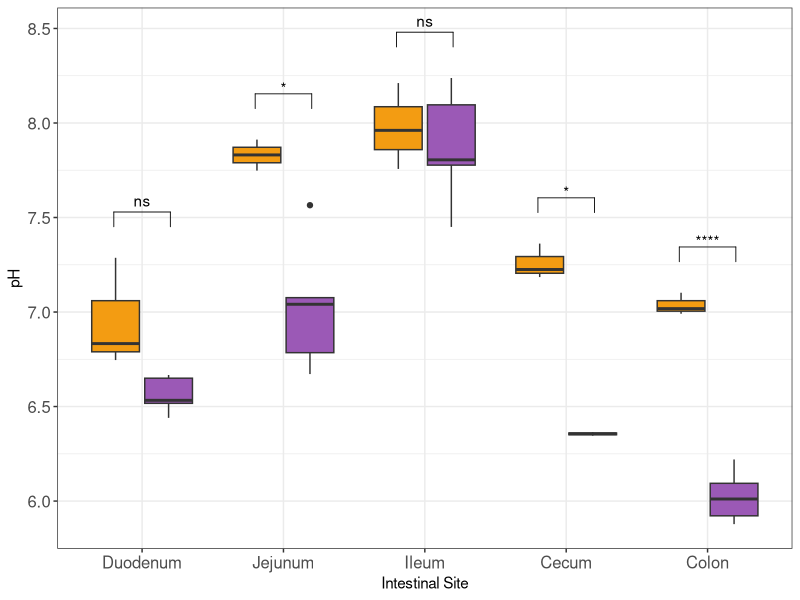
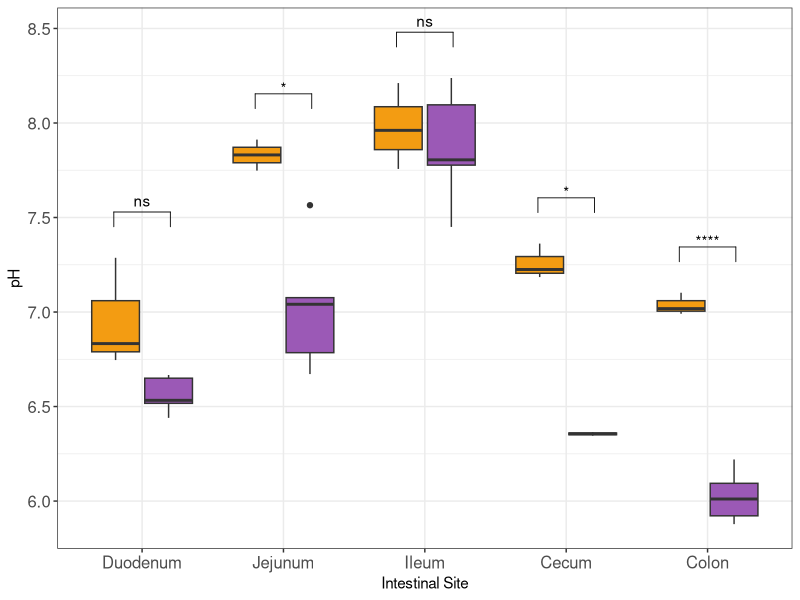
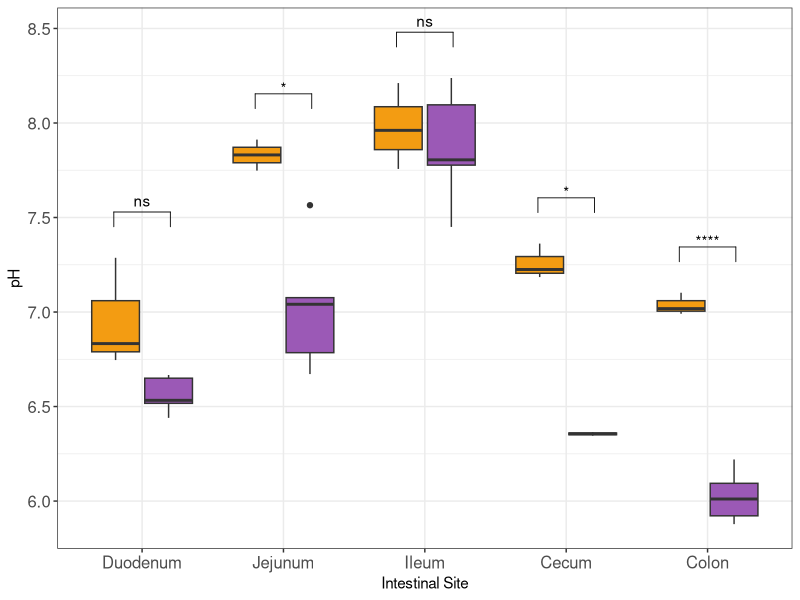

Here is the R script that generated these plots, in order:
## ---- chunk 1
library(tidyverse)
library(RColorBrewer)
library(reshape)
library(dplyr)
library(rstatix)
library(ggpubr)
## ---- chunk 2
data <- read.csv("input/GG_diet_metadata_and_pH.csv",header=TRUE) 
# M8 duodenum found to be outlier by Grubb's test, omitted
data <- data %>% filter(!(Mouse == "M8" & Intestinal.Site == "0 - Duo"))
pivot_data <- data %>% pivot_longer(cols = c("pH","Osmolality"),names_to = "metric") 
pivot_data$Intestinal.Site <- factor(pivot_data$Intestinal.Site,levels=c("Duodenum","Jejunum","Ileum","Cecum","Colon")) 
## ---- chunk 3
curr_plot <- pivot_data %>% filter(metric == "pH") %>%
  ggplot(aes(x = Intestinal.Site, y = value)) + 
  geom_boxplot(aes(fill=Diet)) + 
  scale_fill_manual(values=c("#f39c12", "#9b59b6")) + 
  theme_bw() + 
  theme(strip.background = element_blank(), strip.placement = "outside") +
  xlab("Intestinal Site") + ylab("pH") + 
  guides(alpha="none") +
theme(legend.position = "none",axis.text = element_text(size=12))


stat.test <- pivot_data %>% filter(metric == "pH") %>%
  group_by(Intestinal.Site) %>%
  t_test(value ~ Diet) %>%
  adjust_pvalue(method = "bonferroni") %>%
  add_significance()

stat.test <- stat.test %>% add_xy_position(x = "Intestinal.Site")
curr_plot + stat_pvalue_manual(stat.test, label = "p.adj.signif")

ggsave("output/Figure_4C_guar_gum_pH.png",height=7,width=7)
ggsave("output/Figure_4C_guar_gum_pH.pdf",height=7,width=7)
